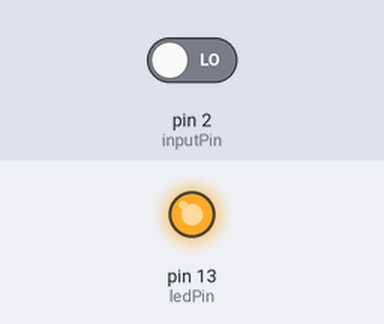
The sketch below on a simulated Arduino Uno, built with avr-gcc and run on an emulated ATmega328P. On the bench: output pins drawn as LEDs (lit = HIGH). The inputs (shaded band) are chosen by the test bench; at power-on: pin 2 (inputPin) LOW.

Above: at 4.2 s.
4.3 s: pin 2 (inputPin) driven HIGH
At 4.55 s:
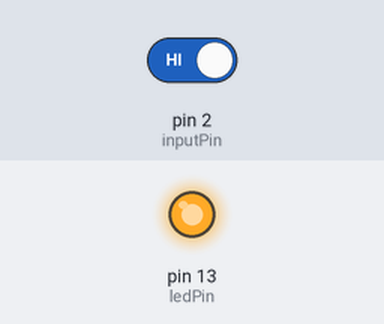
7.3 s: pin 2 (inputPin) driven LOW
At 8.7 s:
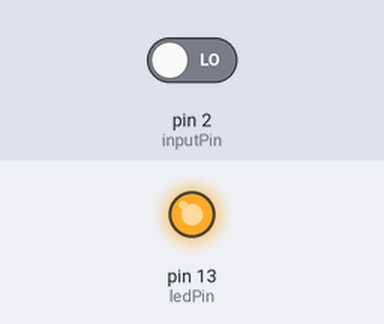
Timing chart, 0 to 10.3 s (numbered marks = the images above; inputs shaded):
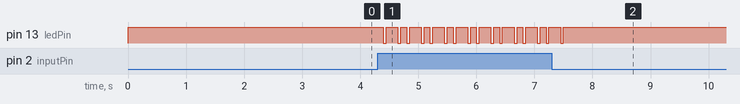

Measured:
- after the input at 4.3 s, pin 13 (ledPin): HIGH → LOW after 0.10 s, then repeats every 0.40 s: HIGH 0.20 s, LOW 0.05 s, HIGH 0.10 s, LOW 0.05 s
- after the input at 7.3 s, pin 13 (ledPin): goes on until 7.5 s, then stays HIGH

The sketch:

benderpir.ino
```cpp
/*
 PIR sketch
 a Passive Infrared motion sensor connected to pin 2
 lights the LED on pin 13
*/
const int ledPin = 13; // choose the pin for the LED
const int inputPin = 2; // choose the input pin (for the PIR sensor)
void setup() {
 pinMode(ledPin, OUTPUT); // declare LED as output
 pinMode(inputPin, INPUT); // declare PIR as input
 // start with 3 seconds ON to confirm power is ok
 digitalWrite(ledPin, HIGH); // turn LED on
 delay(3000);
}
void loop(){
 int val = digitalRead(inputPin); // read input value
 if (val == HIGH) // check if the input is HIGH

 {
    digitalWrite(ledPin, HIGH); // turn LED on if motion detected
    delay(100);
    digitalWrite(ledPin, LOW); // turn LED off
    delay(50);
    digitalWrite(ledPin, HIGH); // turn LED on if motion detected
    delay(200);
    digitalWrite(ledPin, LOW); // turn LED off
    delay(50);
 }
 digitalWrite(ledPin, HIGH);
}
```
